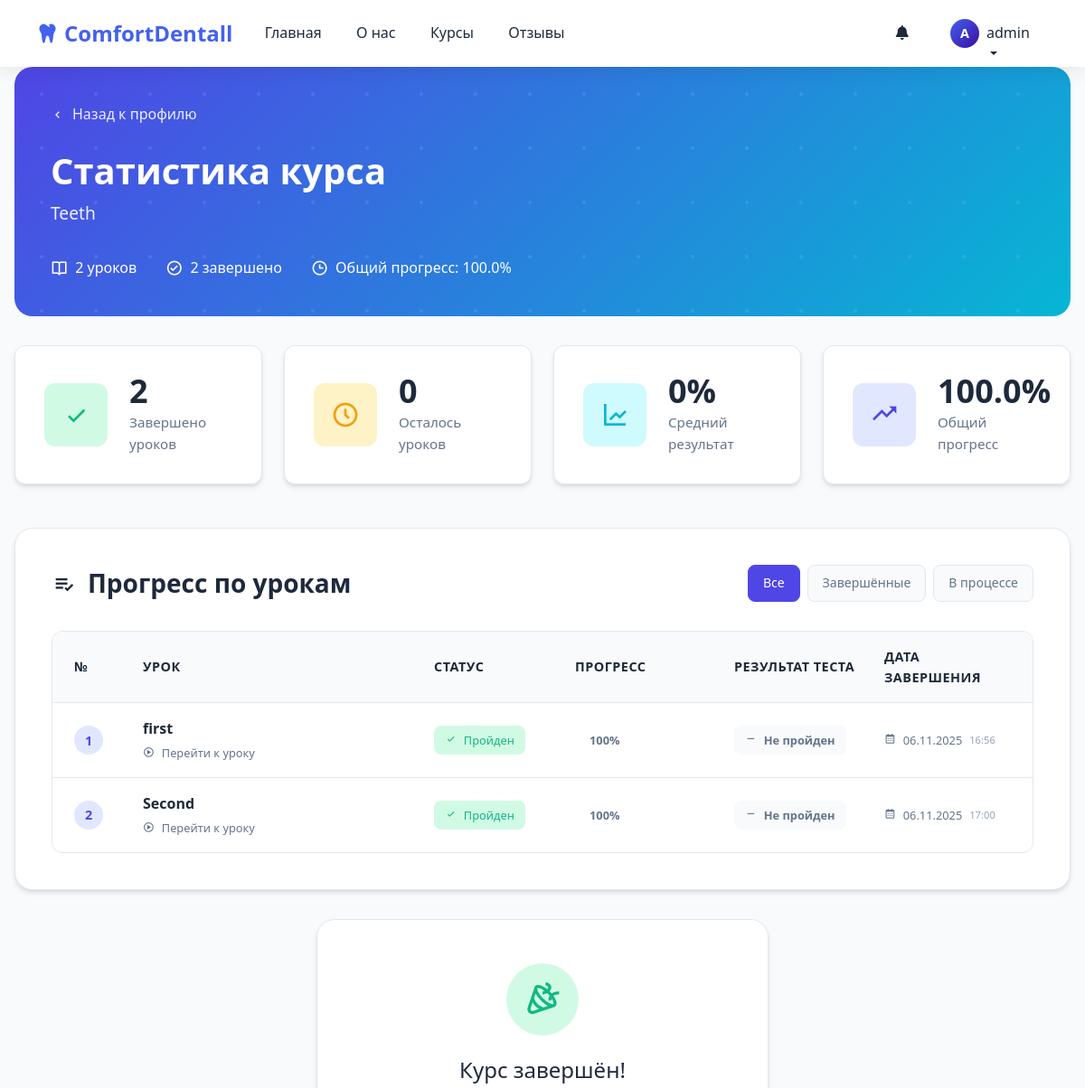
Before: /course-progress/1/ (signed in, upper part) with the older database file.
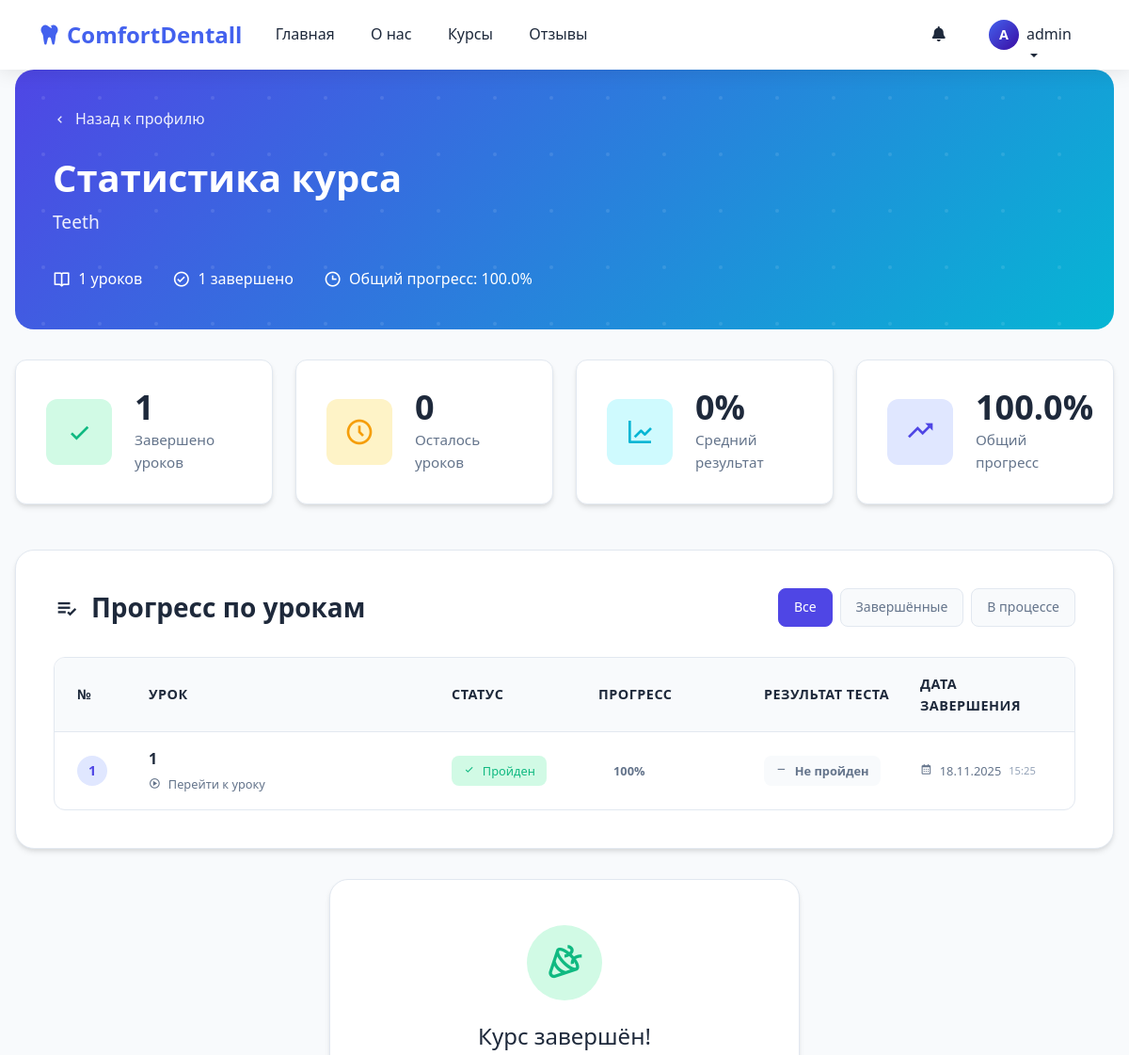
After: the same page with the newer database file.
### app/models.py (models this page shows, shortened)
class Lesson(models.Model):
    course = models.ForeignKey(Course, on_delete=models.CASCADE, related_name='lessons')
    title = models.CharField(max_length=200)
    order = models.PositiveIntegerField(default=0, help_text="Порядок урока внутри курса")
    video_url = models.URLField(help_text="Ссылка на YouTube видео", blank=True)
    duration = models.CharField(max_length=50, blank=True, help_text="Например: 15 минут")
    description = models.TextField(blank=True)
    text_content = models.TextField(
        blank=True,
        null=True,
        help_text="Конспект урока: можно вставлять HTML"
    )
    class Meta:
        ordering = ['order']
        unique_together = (('course', 'order'),)  # не обязательно, но полезно

class UserProgress(models.Model):
    user = models.ForeignKey(User, on_delete=models.CASCADE)
    lesson = models.ForeignKey(Lesson, on_delete=models.CASCADE)
    completed_at = models.DateTimeField(auto_now_add=True)
    is_completed = models.BooleanField(default=True)
    class Meta:
        unique_together = ['user', 'lesson']

### app/views.py (the view)
# urls.py: path('course-progress/<int:course_id>/', views.course_progress_detail, name='course_progress_detail'),
@login_required
def course_progress_detail(request, course_id):
    course = get_object_or_404(Course, id=course_id)
    if not UserCourseAccess.objects.filter(user=request.user, course=course, is_active=True).exists():
        messages.error(request, 'У вас нет доступа к этому курсу.')
        return redirect('courses:profile')
    lessons = course.lessons.all().order_by('order')
    lesson_progress = []
    completed_lessons = 0
    total_score = 0
    test_count = 0
    for lesson in lessons:
        progress = UserProgress.objects.filter(user=request.user, lesson=lesson).first()
        test_result = TestResult.objects.filter(user=request.user, lesson=lesson).first()
        if progress and progress.is_completed:
            completed_lessons += 1
        if test_result:
            total_score += test_result.score
            test_count += 1
        lesson_progress.append({
            'lesson': lesson,
            'is_completed': progress.is_completed if progress else False,
            'test_result': test_result,
            'completed_at': progress.completed_at if progress else None
        })
    total_lessons = lessons.count()
    pending_lessons = total_lessons - completed_lessons
    average_score = 0
    if test_count > 0:
        average_score = round(total_score / test_count, 1)
    overall_progress = 0
    if total_lessons > 0:
        overall_progress = round((completed_lessons / total_lessons) * 100, 1)
    next_lesson = None
    for lesson in lessons:
        progress = UserProgress.objects.filter(user=request.user, lesson=lesson).first()
        if not progress or not progress.is_completed:
            next_lesson = lesson
            break
    context = {
        'course': course,
        'lesson_progress': lesson_progress,
        'completed_lessons': completed_lessons,
        'pending_lessons': pending_lessons,
        'average_score': average_score,
        'overall_progress': overall_progress,
        'next_lesson': next_lesson,
    }
    return render(request, 'courses/course_progress.html', context)

### app/templates/courses/course_progress.html (shortened to what the changed rows need)
{% extends 'app/base.html' %}
{% load course_filters %}
{% load static %}
{% block content %}
<div class="course-stats-container">
    <div class="stats-header">
        <div class="header-content">
            <h1 class="stats-title">Статистика курса</h1>
            <div class="course-meta">
                <div class="meta-item">
                    <i class='bx bx-book-open'></i>
                    <span>{{ lesson_progress|length }} уроков</span>
                </div>
                <div class="meta-item">
                    <i class='bx bx-check-circle'></i>
                    <span>{{ completed_lessons }} завершено</span>
                </div>
            </div>
        </div>
    </div>
    <div class="stats-overview">
        <div class="stats-grid">
            <div class="stat-card">
                <div class="stat-content">
                    <div class="stat-value">{{ completed_lessons }}</div>
                    <div class="stat-label">Завершено уроков</div>
                </div>
            </div>
        </div>
    </div>
    <div class="table-section">
        <div class="section-header">
            <h2 class="section-title">
                <i class='bx bx-list-check'></i>
                Прогресс по урокам
            </h2>
        </div>
        <div class="modern-table">
            <div class="table-body">
                {% for item in lesson_progress %}
                <div class="table-row fade-in-row" data-delay="{{ forloop.counter0 }}">
                    <div class="table-cell">
                        <div class="lesson-number">{{ forloop.counter }}</div>
                    </div>
                    <div class="table-cell">
                        <a href="{% url 'courses:lesson_detail' item.lesson.id %}" class="lesson-link">
                            <div class="lesson-title">{{ item.lesson.title }}</div>
                            <div class="lesson-meta">
                                <i class='bx bx-play-circle'></i>
                                Перейти к уроку
                            </div>
                        </a>
                    </div>
                    <div class="table-cell">
                        <div class="status-badge {% if item.is_completed %}completed{% else %}pending{% endif %}">
                            <i class='bx bx-{% if item.is_completed %}check{% else %}time{% endif %}'></i>
                            {% if item.is_completed %}Пройден{% else %}Не пройден{% endif %}
                        </div>
                    </div>
                    <div class="table-cell">
                        <div class="progress-container">
                            <span class="progress-text">{% if item.is_completed %}100%{% else %}0%{% endif %}</span>
                        </div>
                    </div>
                    <div class="table-cell">
                        {% if item.test_result %}
                            {% with percentage=item.test_result.get_percentage %}
                            <div class="score-badge {{ percentage|score_class }}">
                                <i class='bx bx-{% if percentage >= 80 %}trophy{% elif percentage >= 60 %}star{% else %}help-circle{% endif %}'></i>
                                {{ percentage }}%
                            </div>
                            {% endwith %}
                        {% else %}
                            <div class="score-badge not-attempted">
                                <i class='bx bx-minus'></i>
                                Не пройден
                            </div>
                        {% endif %}
                    </div>
                    <div class="table-cell">
                        {% if item.completed_at %}
                            <div class="completion-date">
                                <i class='bx bx-calendar'></i>
                                {{ item.completed_at|date:"d.m.Y" }}
                                <small>{{ item.completed_at|date:"H:i" }}</small>
                            </div>
                        {% else %}
                            <span class="no-date">—</span>
                        {% endif %}
                    </div>
                </div>
                {% endfor %}
            </div>
        </div>
    </div>
</div>
{% endblock %}
{% block extra_css %}
<link href="https://unpkg.com/boxicons@2.1.4/css/boxicons.min.css" rel="stylesheet">
{% endblock %}

Changed rows visible on the page:
no longer on this page (row edited): Lesson: lesson "Second", completed_at "06.11.2025", completed_at "17:00"
changed Lesson: lesson "first" → "1"; completed_at "06.11.2025" → "18.11.2025"; completed_at "16:56" → "15:25"
Other visible differences:
{{ lesson_progress|length }}: "2" → "1"
{{ completed_lessons }}: "2" → "1"
